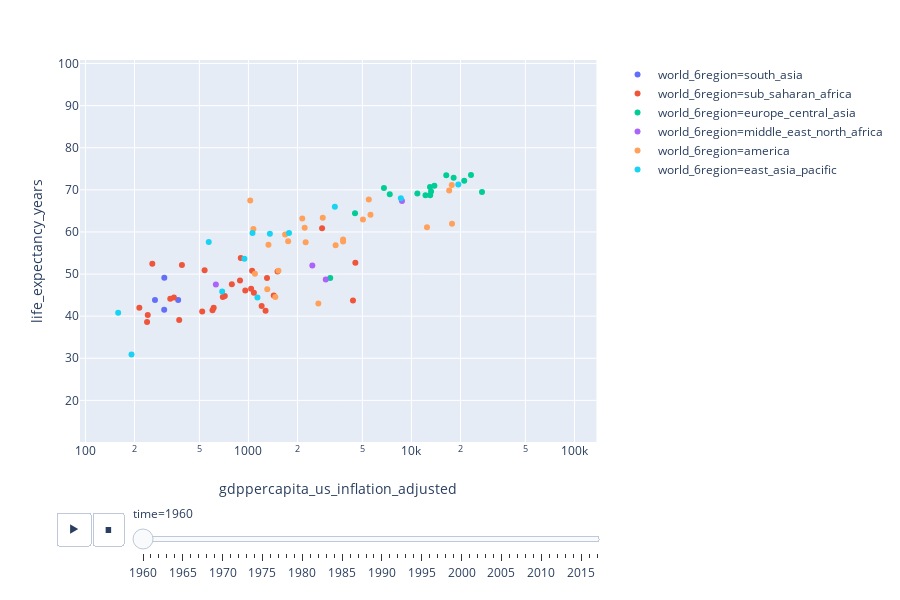

This figure's notebook cell:
### Markdown cell above
### visualize GDP vs Life Expectancy

### Code cell
fig = px.scatter(
    df,
    df.gdppercapita_us_inflation_adjusted.name,
    df.life_expectancy_years.name,
    animation_frame=df.time.name,
    color=df.world_6region.name,
    log_x=True,
    range_x=(min(df.gdppercapita_us_inflation_adjusted)*0.8,
             max(df.gdppercapita_us_inflation_adjusted)*1.2),
    range_y=(min(df.life_expectancy_years)*0.8,
             max(df.life_expectancy_years)*1.2),
    category_orders={df.time.name: sorted(set(df.time))})
fig.show()

### Figure 1 — Plotly figure (JSON) as saved in the notebook; plotly's stock layout.template omitted (floating-point values rounded to 4 significant figures)
{"data": [{"hoverlabel": {"namelength": 0}, "hovertemplate": "world_6region=south_asia<br>time=1960<br>gdppercapita_us_inflation_adjusted=%{x}<br>life_expectancy_years=%{y}", "legendgroup": "world_6region=south_asia", "marker": {"color": "#636efa", "symbol": "circle"}, "mode": "markers", "name": "world_6region=south_asia", "showlegend": true, "type": "scatter", "x": [370.6, 304.2, 267.1, 304.7], "xaxis": "x", "y": [43.83, 41.51, 43.81, 49.12], "yaxis": "y"}, {"hoverlabel": {"namelength": 0}, "hovertemplate": "world_6region=sub_saharan_africa<br>time=1960<br>gdppercapita_us_inflation_adjusted=%{x}<br>life_expectancy_years=%{y}", "legendgroup": "world_6region=sub_saharan_africa", "marker": {"color": "#EF553B", "symbol": "circle"}, "mode": "markers", "name": "world_6region=sub_saharan_africa", "showlegend": true, "type": "scatter", "x": [214.1, 520.4, 238.9, 390.8, 601.9, 1205.0, 956.5, 1039.0, 1430.0, 4377.0, 1053.0, 538.4, 1273.0, 257.2, 716.1, 791.1, 241.2, 612.3, 1300.0, 331.6, 887.8, 1080.0, 376.0, 2830.0, 696.3, 349.0, 4527.0, 1508.0, 897.5], "xaxis": "x", "y": [42.02, 41.09, 38.62, 52.12, 41.43, 42.43, 46.1, 46.5, 44.88, 43.7, 50.76, 50.91, 41.26, 52.42, 44.78, 47.55, 40.27, 41.97, 49.04, 44.16, 48.46, 45.53, 39.06, 60.89, 44.52, 44.42, 52.71, 50.59, 53.84], "yaxis": "y"}, {"hoverlabel": {"namelength": 0}, "hovertemplate": "world_6region=europe_central_asia<br>time=1960<br>gdppercapita_us_inflation_adjusted=%{x}<br>life_expectancy_years=%{y}", "legendgroup": "world_6region=europe_central_asia", "marker": {"color": "#00cc96", "symbol": "circle"}, "mode": "markers", "name": "world_6region=europe_central_asia", "showlegend": true, "type": "scatter", "x": [13030.0, 13190.0, 21080.0, 7360.0, 12200.0, 12990.0, 13830.0, 6780.0, 10870.0, 27090.0, 16350.0, 23180.0, 4506.0, 18140.0, 3175.0], "xaxis": "x", "y": [68.72, 69.63, 72.18, 68.98, 68.73, 70.67, 70.96, 70.44, 69.11, 69.48, 73.47, 73.54, 64.44, 72.9, 49.09], "yaxis": "y"}, {"hoverlabel": {"namelength": 0}, "hovertemplate": "world_6region=middle_east_north_africa<br>time=1960<br>gdppercapita_us_inflation_adjusted=%{x}<br>life_expectancy_years=%{y}", "legendgroup": "world_6region=middle_east_north_africa", "marker": {"color": "#ab63fa", "symbol": "circle"}, "mode": "markers", "name": "world_6region=middle_east_north_africa", "showlegend": true, "type": "scatter", "x": [2466.0, 631.1, 2981.0, 8749.0], "xaxis": "x", "y": [52.01, 47.53, 48.69, 67.32], "yaxis": "y"}, {"hoverlabel": {"namelength": 0}, "hovertemplate": "world_6region=america<br>time=1960<br>gdppercapita_us_inflation_adjusted=%{x}<br>life_expectancy_years=%{y}", "legendgroup": "world_6region=america", "marker": {"color": "#FFA15A", "symbol": "circle"}, "mode": "markers", "name": "world_6region=america", "showlegend": true, "type": "scatter", "x": [5605.0, 17740.0, 1072.0, 1305.0, 3425.0, 17660.0, 3807.0, 2213.0, 2857.0, 1327.0, 2244.0, 1462.0, 1680.0, 1096.0, 3809.0, 1528.0, 2140.0, 2684.0, 1026.0, 5039.0, 5475.0, 17040.0, 1752.0, 12450.0], "xaxis": "x", "y": [64.06, 61.92, 60.72, 46.37, 56.84, 71.13, 58.2, 61, 63.38, 56.95, 57.55, 44.56, 59.4, 50.1, 57.73, 50.76, 63.19, 42.98, 67.44, 62.98, 67.73, 69.86, 57.77, 61.12], "yaxis": "y"}, {"hoverlabel": {"namelength": 0}, "hovertemplate": "world_6region=east_asia_pacific<br>time=1960<br>gdppercapita_us_inflation_adjusted=%{x}<br>life_expectancy_years=%{y}", "legendgroup": "world_6region=east_asia_pacific", "marker": {"color": "#19d3f3", "symbol": "circle"}, "mode": "markers", "name": "world_6region=east_asia_pacific", "showlegend": true, "type": "scatter", "x": [19390.0, 191.8, 1774.0, 690.0, 8608.0, 944.3, 158.8, 1354.0, 1059.0, 1136.0, 3390.0, 570.9], "xaxis": "x", "y": [71.25, 30.9, 59.75, 45.86, 67.98, 53.62, 40.79, 59.59, 59.75, 44.44, 65.99, 57.62], "yaxis": "y"}], "layout": {"height": 600, "legend": {"tracegroupgap": 0}, "margin": {"t": 60}, "sliders": [{"active": 0, "currentvalue": {"prefix": "time="}, "len": 0.9, "pad": {"b": 10, "t": 60}, "steps": [{"args": [["1960"], {"frame": {"duration": 0, "redraw": false}, "fromcurrent": true, "mode": "immediate", "transition": {"duration": 0, "easing": "linear"}}], "label": "1960", "method": "animate"}, {"args": [["1961"], {"frame": {"duration": 0, "redraw": false}, "fromcurrent": true, "mode": "immediate", "transition": {"duration": 0, "easing": "linear"}}], "label": "1961", "method": "animate"}, {"args": [["1962"], {"frame": {"duration": 0, "redraw": false}, "fromcurrent": true, "mode": "immediate", "transition": {"duration": 0, "easing": "linear"}}], "label": "1962", "method": "animate"}, {"args": [["1963"], {"frame": {"duration": 0, "redraw": false}, "fromcurrent": true, "mode": "immediate", "transition": {"duration": 0, "easing": "linear"}}], "label": "1963", "method": "animate"}, {"args": [["1964"], {"frame": {"duration": 0, "redraw": false}, "fromcurrent": true, "mode": "immediate", "transition": {"duration": 0, "easing": "linear"}}], "label": "1964", "method": "animate"}, {"args": [["1965"], {"frame": {"duration": 0, "redraw": false}, "fromcurrent": true, "mode": "immediate", "transition": {"duration": 0, "easing": "linear"}}], "label": "1965", "method": "animate"}, {"args": [["1966"], {"frame": {"duration": 0, "redraw": false}, "fromcurrent": true, "mode": "immediate", "transition": {"duration": 0, "easing": "linear"}}], "label": "1966", "method": "animate"}, {"args": [["1967"], {"frame": {"duration": 0, "redraw": false}, "fromcurrent": true, "mode": "immediate", "transition": {"duration": 0, "easing": "linear"}}], "label": "1967", "method": "animate"}, {"args": [["1968"], {"frame": {"duration": 0, "redraw": false}, "fromcurrent": true, "mode": "immediate", "transition": {"duration": 0, "easing": "linear"}}], "label": "1968", "method": "animate"}, {"args": [["1969"], {"frame": {"duration": 0, "redraw": false}, "fromcurrent": true, "mode": "immediate", "transition": {"duration": 0, "easing": "linear"}}], "label": "1969", "method": "animate"}, {"args": [["1970"], {"frame": {"duration": 0, "redraw": false}, "fromcurrent": true, "mode": "immediate", "transition": {"duration": 0, "easing": "linear"}}], "label": "1970", "method": "animate"}, {"args": [["1971"], {"frame": {"duration": 0, "redraw": false}, "fromcurrent": true, "mode": "immediate", "transition": {"duration": 0, "easing": "linear"}}], "label": "1971", "method": "animate"}, {"args": [["1972"], {"frame": {"duration": 0, "redraw": false}, "fromcurrent": true, "mode": "immediate", "transition": {"duration": 0, "easing": "linear"}}], "label": "1972", "method": "animate"}, {"args": [["1973"], {"frame": {"duration": 0, "redraw": false}, "fromcurrent": true, "mode": "immediate", "transition": {"duration": 0, "easing": "linear"}}], "label": "1973", "method": "animate"}, {"args": [["1974"], {"frame": {"duration": 0, "redraw": false}, "fromcurrent": true, "mode": "immediate", "transition": {"duration": 0, "easing": "linear"}}], "label": "1974", "method": "animate"}, {"args": [["1975"], {"frame": {"duration": 0, "redraw": false}, "fromcurrent": true, "mode": "immediate", "transition": {"duration": 0, "easing": "linear"}}], "label": "1975", "method": "animate"}, {"args": [["1976"], {"frame": {"duration": 0, "redraw": false}, "fromcurrent": true, "mode": "immediate", "transition": {"duration": 0, "easing": "linear"}}], "label": "1976", "method": "animate"}, {"args": [["1977"], {"frame": {"duration": 0, "redraw": false}, "fromcurrent": true, "mode": "immediate", "transition": {"duration": 0, "easing": "linear"}}], "label": "1977", "method": "animate"}, {"args": [["1978"], {"frame": {"duration": 0, "redraw": false}, "fromcurrent": true, "mode": "immediate", "transition": {"duration": 0, "easing": "linear"}}], "label": "1978", "method": "animate"}, {"args": [["1979"], {"frame": {"duration": 0, "redraw": false}, "fromcurrent": true, "mode": "immediate", "transition": {"duration": 0, "easing": "linear"}}], "label": "1979", "method": "animate"}, {"args": [["1980"], {"frame": {"duration": 0, "redraw": false}, "fromcurrent": true, "mode": "immediate", "transition": {"duration": 0, "easing": "linear"}}], "label": "1980", "method": "animate"}, {"args": [["1981"], {"frame": {"duration": 0, "redraw": false}, "fromcurrent": true, "mode": "immediate", "transition": {"duration": 0, "easing": "linear"}}], "label": "1981", "method": "animate"}, {"args": [["1982"], {"frame": {"duration": 0, "redraw": false}, "fromcurrent": true, "mode": "immediate", "transition": {"duration": 0, "easing": "linear"}}], "label": "1982", "method": "animate"}, {"args": [["1983"], {"frame": {"duration": 0, "redraw": false}, "fromcurrent": true, "mode": "immediate", "transition": {"duration": 0, "easing": "linear"}}], "label": "1983", "method": "animate"}, {"args": [["1984"], {"frame": {"duration": 0, "redraw": false}, "fromcurrent": true, "mode": "immediate", "transition": {"duration": 0, "easing": "linear"}}], "label": "1984", "method": "animate"}, {"args": [["1985"], {"frame": {"duration": 0, "redraw": false}, "fromcurrent": true, "mode": "immediate", "transition": {"duration": 0, "easing": "linear"}}], "label": "1985", "method": "animate"}, {"args": [["1986"], {"frame": {"duration": 0, "redraw": false}, "fromcurrent": true, "mode": "immediate", "transition": {"duration": 0, "easing": "linear"}}], "label": "1986", "method": "animate"}, {"args": [["1987"], {"frame": {"duration": 0, "redraw": false}, "fromcurrent": true, "mode": "immediate", "transition": {"duration": 0, "easing": "linear"}}], "label": "1987", "method": "animate"}, {"args": [["1988"], {"frame": {"duration": 0, "redraw": false}, "fromcurrent": true, "mode": "immediate", "transition": {"duration": 0, "easing": "linear"}}], "label": "1988", "method": "animate"}, {"args": [["1989"], {"frame": {"duration": 0, "redraw": false}, "fromcurrent": true, "mode": "immediate", "transition": {"duration": 0, "easing": "linear"}}], "label": "1989", "method": "animate"}, {"args": [["1990"], {"frame": {"duration": 0, "redraw": false}, "fromcurrent": true, "mode": "immediate", "transition": {"duration": 0, "easing": "linear"}}], "label": "1990", "method": "animate"}, {"args": [["1991"], {"frame": {"duration": 0, "redraw": false}, "fromcurrent": true, "mode": "immediate", "transition": {"duration": 0, "easing": "linear"}}], "label": "1991", "method": "animate"}, {"args": [["1992"], {"frame": {"duration": 0, "redraw": false}, "fromcurrent": true, "mode": "immediate", "transition": {"duration": 0, "easing": "linear"}}], "label": "1992", "method": "animate"}, {"args": [["1993"], {"frame": {"duration": 0, "redraw": false}, "fromcurrent": true, "mode": "immediate", "transition": {"duration": 0, "easing": "linear"}}], "label": "1993", "method": "animate"}, {"args": [["1994"], {"frame": {"duration": 0, "redraw": false}, "fromcurrent": true, "mode": "immediate", "transition": {"duration": 0, "easing": "linear"}}], "label": "1994", "method": "animate"}, {"args": [["1995"], {"frame": {"duration": 0, "redraw": false}, "fromcurrent": true, "mode": "immediate", "transition": {"duration": 0, "easing": "linear"}}], "label": "1995", "method": "animate"}, {"args": [["1996"], {"frame": {"duration": 0, "redraw": false}, "fromcurrent": true, "mode": "immediate", "transition": {"duration": 0, "easing": "linear"}}], "label": "1996", "method": "animate"}, {"args": [["1997"], {"frame": {"duration": 0, "redraw": false}, "fromcurrent": true, "mode": "immediate", "transition": {"duration": 0, "easing": "linear"}}], "label": "1997", "method": "animate"}, {"args": [["1998"], {"frame": {"duration": 0, "redraw": false}, "fromcurrent": true, "mode": "immediate", "transition": {"duration": 0, "easing": "linear"}}], "label": "1998", "method": "animate"}, {"args": [["1999"], {"frame": {"duration": 0, "redraw": false}, "fromcurrent": true, "mode": "immediate", "transition": {"duration": 0, "easing": "linear"}}], "label": "1999", "method": "animate"}, {"args": [["2000"], {"frame": {"duration": 0, "redraw": false}, "fromcurrent": true, "mode": "immediate", "transition": {"duration": 0, "easing": "linear"}}], "label": "2000", "method": "animate"}, {"args": [["2001"], {"frame": {"duration": 0, "redraw": false}, "fromcurrent": true, "mode": "immediate", "transition": {"duration": 0, "easing": "linear"}}], "label": "2001", "method": "animate"}, {"args": [["2002"], {"frame": {"duration": 0, "redraw": false}, "fromcurrent": true, "mode": "immediate", "transition": {"duration": 0, "easing": "linear"}}], "label": "2002", "method": "animate"}, {"args": [["2003"], {"frame": {"duration": 0, "redraw": false}, "fromcurrent": true, "mode": "immediate", "transition": {"duration": 0, "easing": "linear"}}], "label": "2003", "method": "animate"}, {"args": [["2004"], {"frame": {"duration": 0, "redraw": false}, "fromcurrent": true, "mode": "immediate", "transition": {"duration": 0, "easing": "linear"}}], "label": "2004", "method": "animate"}, {"args": [["2005"], {"frame": {"duration": 0, "redraw": false}, "fromcurrent": true, "mode": "immediate", "transition": {"duration": 0, "easing": "linear"}}], "label": "2005", "method": "animate"}, {"args": [["2006"], {"frame": {"duration": 0, "redraw": false}, "fromcurrent": true, "mode": "immediate", "transition": {"duration": 0, "easing": "linear"}}], "label": "2006", "method": "animate"}, {"args": [["2007"], {"frame": {"duration": 0, "redraw": false}, "fromcurrent": true, "mode": "immediate", "transition": {"duration": 0, "easing": "linear"}}], "label": "2007", "method": "animate"}, {"args": [["2008"], {"frame": {"duration": 0, "redraw": false}, "fromcurrent": true, "mode": "immediate", "transition": {"duration": 0, "easing": "linear"}}], "label": "2008", "method": "animate"}, {"args": [["2009"], {"frame": {"duration": 0, "redraw": false}, "fromcurrent": true, "mode": "immediate", "transition": {"duration": 0, "easing": "linear"}}], "label": "2009", "method": "animate"}, {"args": [["2010"], {"frame": {"duration": 0, "redraw": false}, "fromcurrent": true, "mode": "immediate", "transition": {"duration": 0, "easing": "linear"}}], "label": "2010", "method": "animate"}, {"args": [["2011"], {"frame": {"duration": 0, "redraw": false}, "fromcurrent": true, "mode": "immediate", "transition": {"duration": 0, "easing": "linear"}}], "label": "2011", "method": "animate"}, {"args": [["2012"], {"frame": {"duration": 0, "redraw": false}, "fromcurrent": true, "mode": "immediate", "transition": {"duration": 0, "easing": "linear"}}], "label": "2012", "method": "animate"}, {"args": [["2013"], {"frame": {"duration": 0, "redraw": false}, "fromcurrent": true, "mode": "immediate", "transition": {"duration": 0, "easing": "linear"}}], "label": "2013", "method": "animate"}, {"args": [["2014"], {"frame": {"duration": 0, "redraw": false}, "fromcurrent": true, "mode": "immediate", "transition": {"duration": 0, "easing": "linear"}}], "label": "2014", "method": "animate"}, {"args": [["2015"], {"frame": {"duration": 0, "redraw": false}, "fromcurrent": true, "mode": "immediate", "transition": {"duration": 0, "easing": "linear"}}], "label": "2015", "method": "animate"}, {"args": [["2016"], {"frame": {"duration": 0, "redraw": false}, "fromcurrent": true, "mode": "immediate", "transition": {"duration": 0, "easing": "linear"}}], "label": "2016", "method": "animate"}, {"args": [["2017"], {"frame": {"duration": 0, "redraw": false}, "fromcurrent": true, "mode": "immediate", "transition": {"duration": 0, "easing": "linear"}}], "label": "2017", "method": "animate"}], "x": 0.1, "xanchor": "left", "y": 0, "yanchor": "top"}], "updatemenus": [{"buttons": [{"args": [null, {"frame": {"duration": 500, "redraw": false}, "fromcurrent": true, "mode": "immediate", "transition": {"duration": 500, "easing": "linear"}}], "label": "&#9654;", "method": "animate"}, {"args": [[null], {"frame": {"duration": 0, "redraw": false}, "fromcurrent": true, "mode": "immediate", "transition": {"duration": 0, "easing": "linear"}}], "label": "&#9724;", "method": "animate"}], "direction": "left", "pad": {"r": 10, "t": 70}, "showactive": false, "type": "buttons", "x": 0.1, "xanchor": "right", "y": 0, "yanchor": "top"}], "xaxis": {"anchor": "y", "domain": [0, 0.98], "range": [1.967, 5.135], "title": {"text": "gdppercapita_us_inflation_adjusted"}, "type": "log"}, "yaxis": {"anchor": "x", "domain": [0, 1], "range": [10.11, 100.8], "title": {"text": "life_expectancy_years"}}}}
